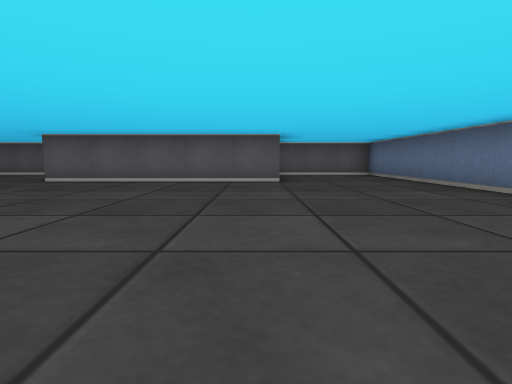
view 1 (above)

19 first-person views from a walk through a cub3D ray-caster map. The camera is about half as high as the walls, tilts 6° down and sees 80° across. The floor is counted in squares. Each view is taken from the middle of a square. On the plan, view 1 faces up. The plan holds only what a view shows up to about 9 squares ahead; the rest is blank.

view 2
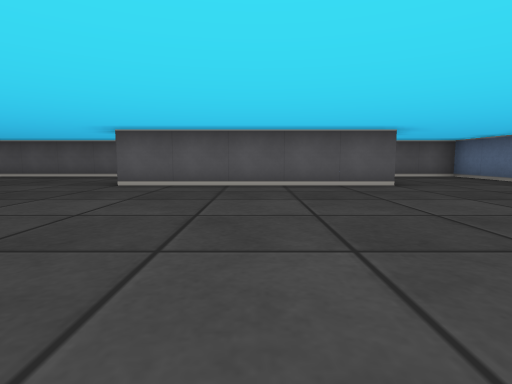

view 3
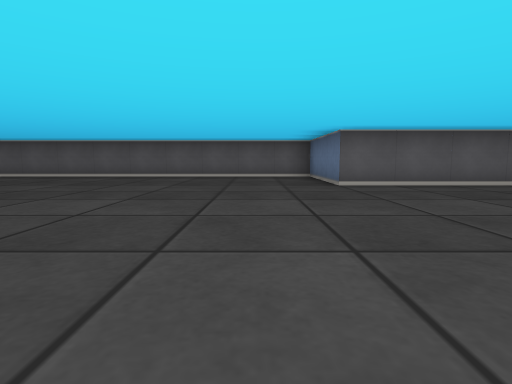

view 4
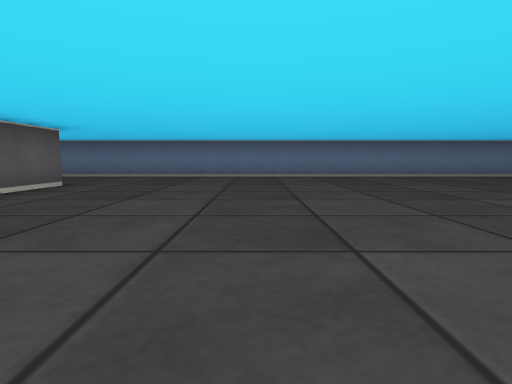

view 5
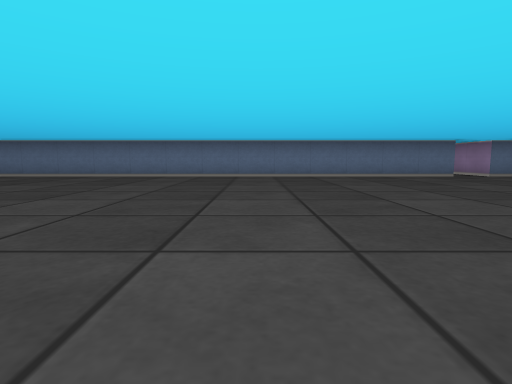

view 6
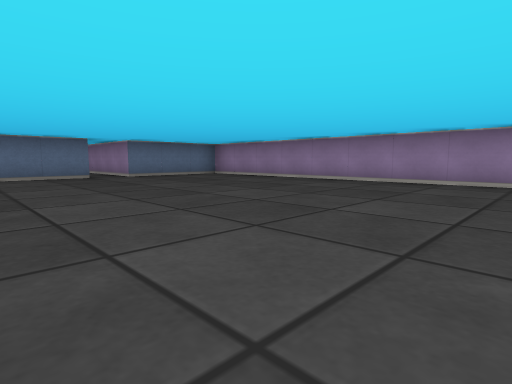

view 7
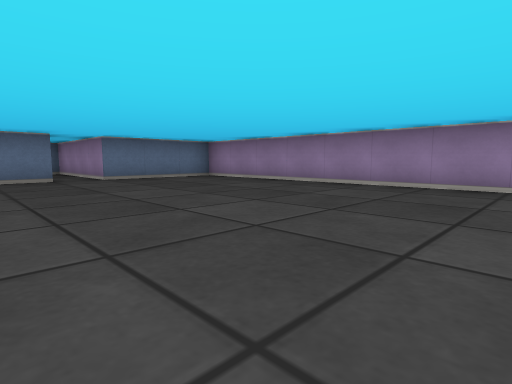

view 8
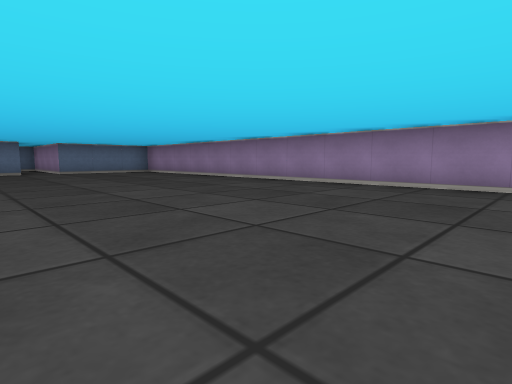

view 9
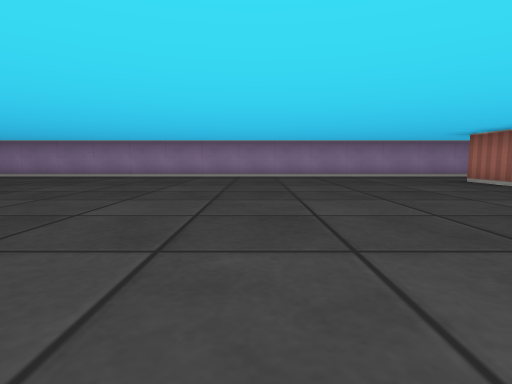

view 10
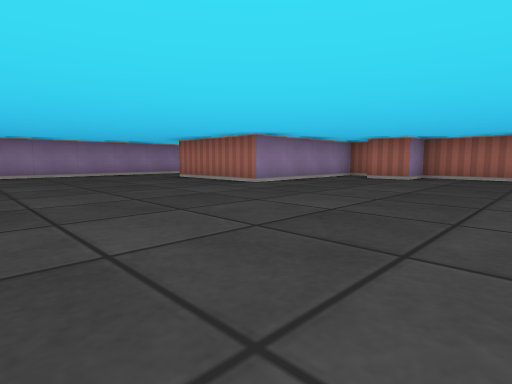

view 11
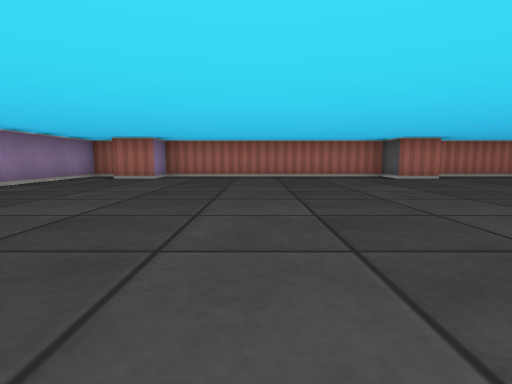

view 12
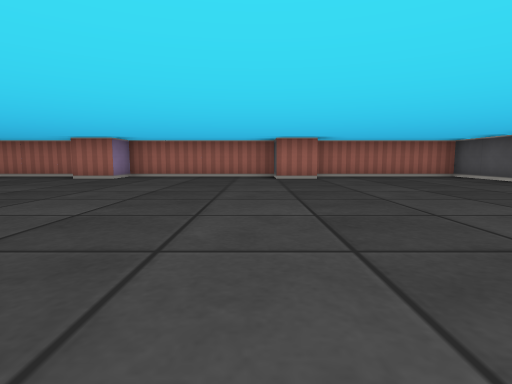

view 13
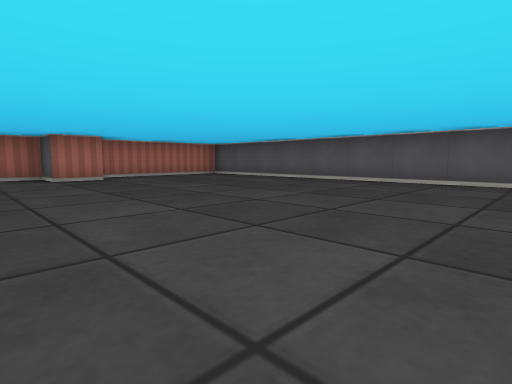

view 14
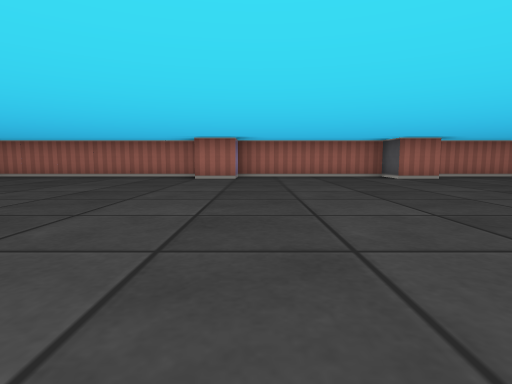

view 15
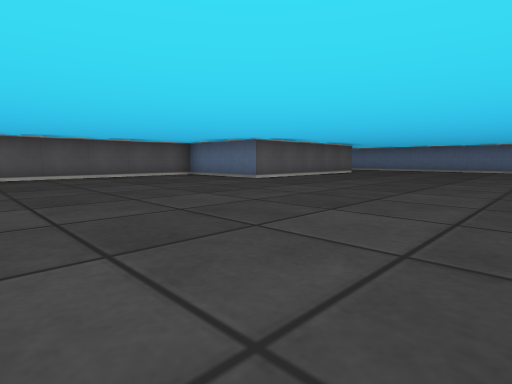

view 16
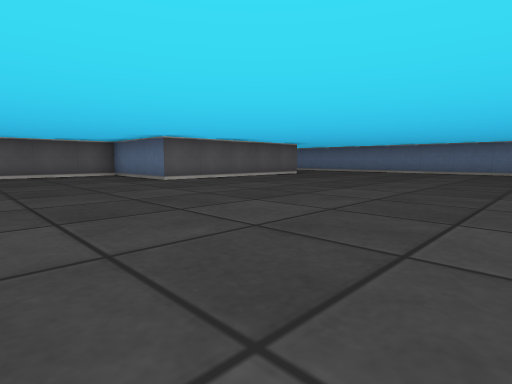

view 17
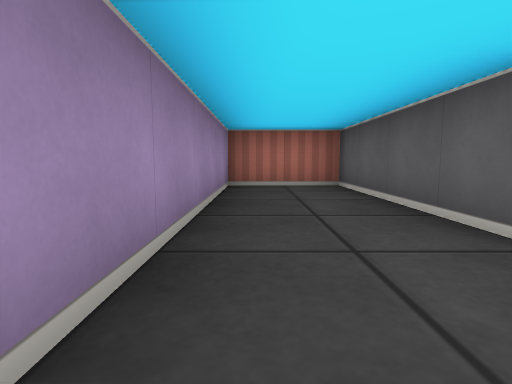

view 18
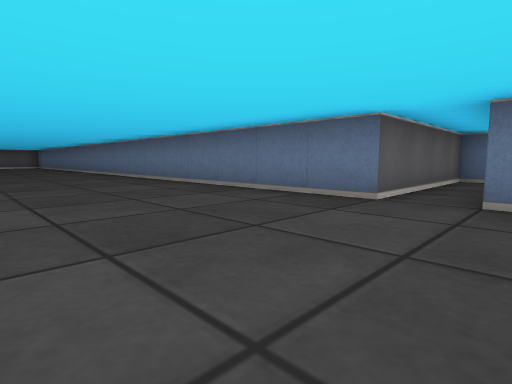

view 19
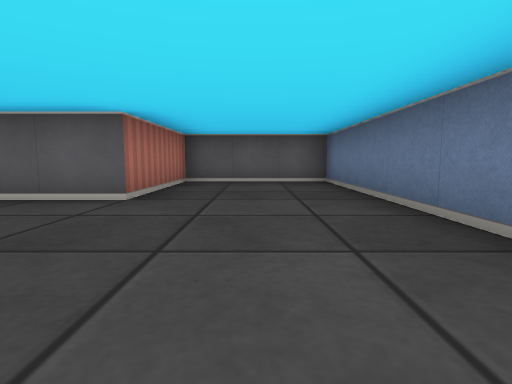

### Floor plan
Points are (right, up) in squares from view 1. A wall is a line through its corners. A room is listed if a view was taken in it or the views show most of it. See-through windows are left out.
Room 1 (views 1, 2, 3, 4, 5, 6, 7, 8, 9, 10, 11, 12, 13, 14, 15, 16, 17, 18, 19)
walls: (-19.5, -7.9) (-19.5, -8.5) (-15.5, -8.5) (-15.5, -11.5) (-19.5, -11.5) (-19.5, -13.5) (3.5, -13.5) (3.5, -10.5) (6.4, -10.5); (-18.5, 5.6) (-18.5, 4.5) (-19.5, 4.5) (-19.5, 0.5) (-18.5, 0.5) (-18.5, -0.5) (-19.5, -0.5) (-19.5, -6.5) (-18.5, -6.5) (-18.5, -7.5); (7.5, -10) (7.5, -9.5) (3.5, -9.5) (3.5, 9.5) (0.5, 9.5) (0.5, 6.5) (-4.5, 6.5) (-4.5, 9.5) (-19.5, 9.5) (-19.5, 5.6)

Positions as (right, up) in squares from view 1, and headings:
1: (0, 0), facing up
2: (-2, 1), facing up
3: (-6, 1), facing up
4: (-5, 3), facing right
5: (-5, -4), facing right
6: (-5, -7), facing down-right
7: (-4, -8), facing down-right
8: (-8, -8), facing down-right
9: (-11, -5), facing down
10: (-11, -4), facing down-left
11: (-11, -4), facing left
12: (-11, 4), facing left
13: (-11, 3), facing up-left
14: (-11, 1), facing left
15: (-10, 1), facing up-right
16: (-8, 0), facing up-right
17: (-14, -13), facing left
18: (0, -11), facing up-right
19: (2, 3), facing up
